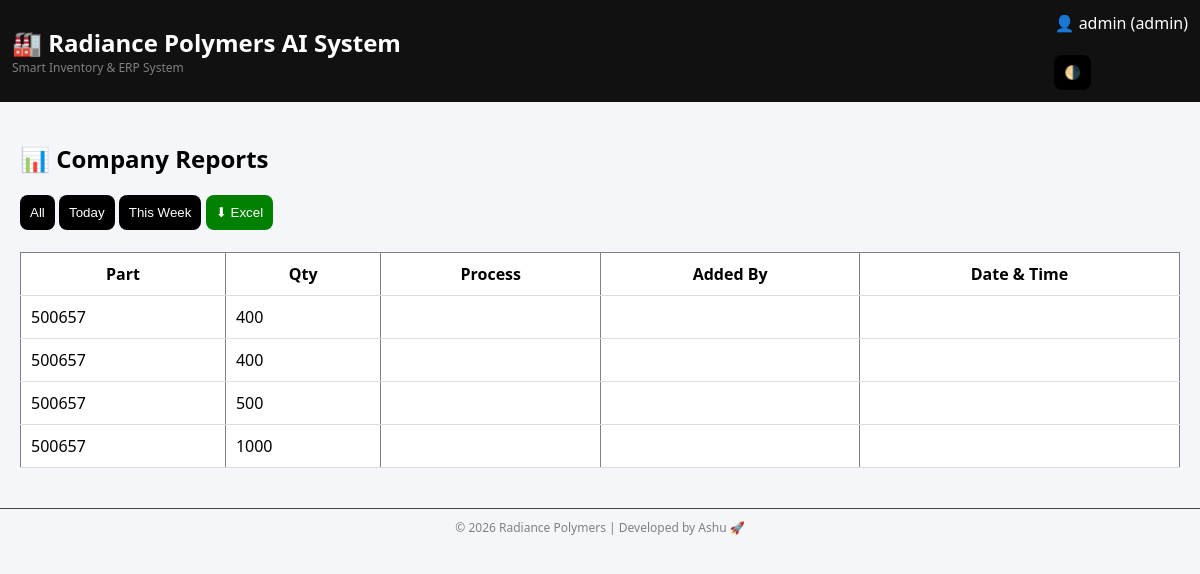
The app's page /reports?filter=today (signed in) with its own data.
### tables this page shows
CREATE TABLE history(
    id INTEGER PRIMARY KEY, part TEXT, qty INTEGER, action TEXT, user TEXT, date TIMESTAMP DEFAULT CURRENT_TIMESTAMP);

### app.py (the view)
@app.route('/reports')
def reports():
    conn = get_db()
    cur = conn.cursor()
    filter_type = request.args.get("filter", "all")
    now = datetime.now()
    rows = cur.execute("SELECT * FROM history ORDER BY date DESC").fetchall()
    filtered = []
    for r in rows:
        try:
            ts = datetime.fromisoformat(r["date"])
        except:
            continue
        if filter_type == "today" and ts.date() != now.date():
            continue
        if filter_type == "week" and ts < now - timedelta(days=7):
            continue
        filtered.append(r)
    conn.close()
    return render_template("reports.html", data=filtered)

### app.py (called while the page is built)
def get_db():
    conn = sqlite3.connect("erp.db", check_same_thread=False)
    conn.row_factory = sqlite3.Row
    return conn

### templates/reports.html
{% extends 'base.html' %}
{% block content %}
<h2>📊 Company Reports</h2>
<div>
    <a href="/reports?filter=all"><button>All</button></a>
    <a href="/reports?filter=today"><button>Today</button></a>
    <a href="/reports?filter=week"><button>This Week</button></a>
    <a href="/export_excel?filter={{ filter_type }}">
        <button style="background:green;">⬇ Excel</button>
    </a>
</div>
<br>
<table border="1" cellpadding="10" style="width:100%; background:white; color:black;">
    <tr>
        <th>Part</th>
        <th>Qty</th>
        <th>Process</th>
        <th>Added By</th>
        <th>Date & Time</th>
    </tr>
    {% for row in data %}
    <tr>
        <td>{{ row.part }}</td>
        <td>{{ row.qty }}</td>
        <td>{{ row.type }}</td>
        <td>{{ row.added_by }}</td>
        <td>{{ row.timestamp }}</td>
    </tr>
    {% endfor %}
</table>
{% endblock %}

### templates/base.html (style rules this page uses)
body { margin: 0; font-family: 'Segoe UI', sans-serif; transition: 0.3s; }
body.light { background: #f4f6f9; color: #000; }
button { padding:10px; border:none; border-radius:8px; background:black; color:white; cursor:pointer; }
table { width:100%; border-collapse:collapse; }
th, td { padding:10px; border-bottom:1px solid #ddd; }

### records on screen
history: part "500657", qty "400"
history: part "500657", qty "400"
history: part "500657", qty "500"
history: part "500657", qty "1000"

### other values on screen
{{ session.get('user') }} "admin"
{{ session.get('role') }} "admin"
